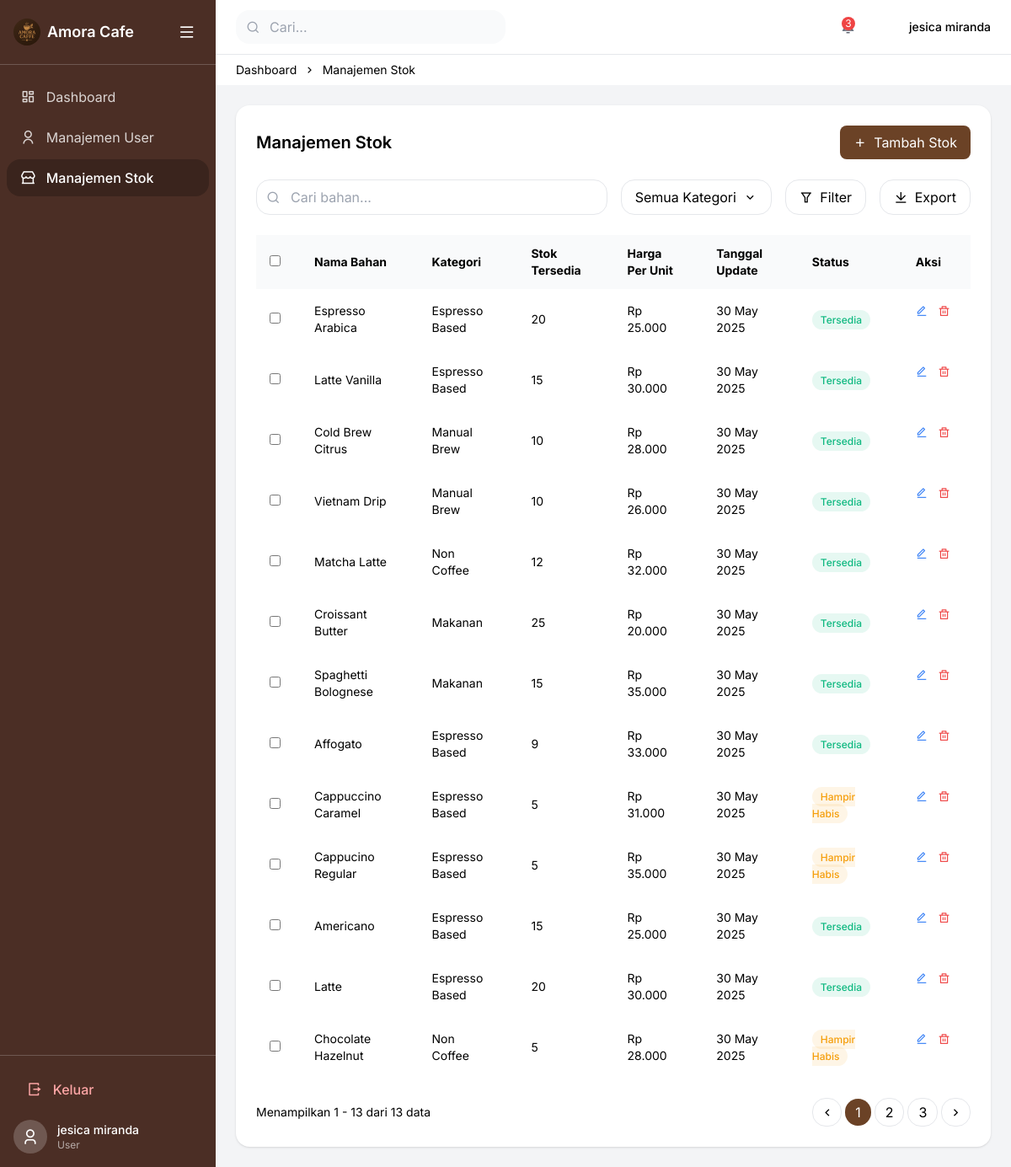
Page /admin/Manajemen-Stok-Admin.php (signed in) on the committed database.
### tables this page shows
CREATE TABLE `products` (
  `id` int(11) NOT NULL,
  `name` varchar(100) NOT NULL,
  `short_desc` varchar(255) NOT NULL,
  `modal_desc` text NOT NULL,
  `price` decimal(10,2) NOT NULL,
  `stock` int(11) NOT NULL DEFAULT 0,
  `rating` decimal(2,1) NOT NULL DEFAULT 0.0,
  `created_at` datetime NOT NULL DEFAULT current_timestamp(),
  `origin` varchar(100) NOT NULL,
  `image_url` varchar(255) NOT NULL,
  `intensity` varchar(10) NOT NULL,
  `roast_level` varchar(20) NOT NULL,
  `category` varchar(50) NOT NULL
);

### admin/Manajemen-Stok-Admin.php (the view, shortened to what this page needs)
<?php
require_once __DIR__ . '/../koneksi.php';
$stmt     = $pdo->query("SELECT * FROM products ORDER BY created_at DESC");
$products = $stmt->fetchAll(PDO::FETCH_ASSOC);
?>
<!DOCTYPE html>
<html lang="id">
  <head>
    <link
      rel="stylesheet"
      href="https://cdnjs.cloudflare.com/ajax/libs/remixicon/4.6.0/remixicon.min.css"
    />
    <script src="https://cdn.tailwindcss.com"></script>
    <link rel="stylesheet" href="Manajemen-Stok-Admin.css" />
  </head>
 <body class="flex h-screen bg-gray-100">
  <aside class="sidebar w-64 bg-[#4b2e25] text-white flex flex-col">
    <div class="p-4 flex items-center border-b border-white/20">
      <img src="/projekteori/logo.jpeg" alt="Logo" class="w-8 h-8 rounded-full object-cover" />
      <span class="ml-2 text-lg font-semibold">Amora Cafe</span>
      <button class="ml-auto p-2 focus:outline-none">
        <i class="ri-menu-line text-xl"></i>
      </button>
    </div>
    <nav class="sidebar-nav flex-1 overflow-y-auto py-4 px-2"> <a href="dashboard.php" class="flex items-center px-4 py-2 mb-1 rounded-lg text-white/80 hover:bg-[#3a241d] hover:text-white transition">
        <i class="ri-dashboard-line text-lg"></i><span class="ml-3">Dashboard</span>
      </a>
      <a href="manajemen-user.php" class="flex items-center px-4 py-2 mb-1 rounded-lg text-white/80 hover:bg-[#3a241d] hover:text-white transition">
        <i class="ri-user-line text-lg"></i><span class="ml-3">Manajemen User</span>
      </a>
      <a href="Manajemen-Stok-Admin.php" class="flex items-center px-4 py-2 mb-1 rounded-lg bg-[#3a241d] text-white font-medium">
        <i class="ri-store-2-line text-lg"></i><span class="ml-3">Manajemen Stok</span>
      </a>
    </nav>
    <div class="p-4 border-t border-white/20">
        <a href="../logout.php" class="flex items-center w-full px-4 py-2.5 mb-3 rounded-lg text-red-300 hover:bg-red-500 hover:text-white transition-colors duration-200 group">
            <i class="ri-logout-box-r-line text-lg text-red-300 group-hover:text-white"></i>
            <span class="ml-3 font-medium">Keluar</span>
        </a>
       <div class="flex items-center">
    <?php if (isset($_SESSION['user_profil']) && !empty($_SESSION['user_profil'])): ?>
        <div class="w-10 h-10 bg-white/20 rounded-full items-center justify-center" style="display:none;">
            <i class="ri-user-3-line text-xl text-white"></i>
        </div>
    <?php else: ?>
        <div class="w-10 h-10 bg-white/20 rounded-full flex items-center justify-center">
            <i class="ri-user-3-line text-xl text-white"></i>
        </div>
    <?php endif; ?>
    <div class="ml-3">
        <div class="text-sm font-medium"><?= htmlspecialchars($_SESSION['user_nama']) ?></div>
        <div class="text-xs text-white/60"><?= htmlspecialchars($_SESSION['user_role']) ?></div>
    </div>
</div>
    </div>
  </aside>
    <div class="flex-1 flex flex-col overflow-hidden">
      <header class="bg-white border-b">
        <div class="flex items-center justify-between px-6 py-3">
          <div class="relative w-80">
            <i class="ri-search-line absolute left-3 top-1/2 transform -translate-y-1/2 text-gray-400"></i>
            <input id="searchInput" type="text" placeholder="Cari..." class="w-full pl-10 py-2 rounded-lg bg-gray-50 focus:outline-none" />
          </div>
          <div class="flex items-center gap-4">
            <button class="relative">
              <span class="absolute top-0 right-0 w-4 h-4 bg-red-500 rounded-full text-white text-xs flex items-center justify-center">3</span>
            </button>
            <div class="flex items-center gap-2">
    <?php if (isset($_SESSION['user_profil']) && !empty($_SESSION['user_profil'])): ?>
        <div class="w-10 h-10 bg-white/20 rounded-full items-center justify-center" style="display:none;">
            <i class="ri-user-3-line text-xl text-white"></i>
        </div>
    <?php else: ?>
        <div class="w-10 h-10 bg-white/20 rounded-full flex items-center justify-center">
            <i class="ri-user-3-line text-xl text-white"></i>
        </div>
    <?php endif; ?>
                <div class="text-sm font-medium"><?= htmlspecialchars($_SESSION['user_nama']) ?></div>
            </div>
          </div>
        </div>
      </header>
      <div class="bg-white px-6 py-2 text-sm">
        <a href="dashboard.php" class="hover:text-primary">Dashboard</a>
        <i class="ri-arrow-right-s-line inline mx-1"></i>
        <span>Manajemen Stok</span>
      </div>
      <main class="p-6 overflow-y-auto">
        <div class="bg-white rounded-lg shadow p-6">
          <div class="flex items-center justify-between mb-6">
            <h1 class="text-xl font-semibold">Manajemen Stok</h1>
            <a href="edit_stok.php" class="bg-primary text-white px-4 py-2 rounded flex items-center gap-2">
              <i class="ri-add-line"></i> Tambah Stok
            </a>
          </div>
          <div class="flex flex-wrap gap-4 mb-6">
            <div class="relative flex-1">
              <i class="ri-search-line absolute left-3 top-1/2 transform -translate-y-1/2 text-gray-400"></i>
              <input id="searchInput" type="text" placeholder="Cari bahan..." class="w-full pl-10 py-2 rounded-lg border" />
            </div>
            <div class="relative">
              <button id="kategoriBtn" class="px-4 py-2 rounded-lg border flex items-center gap-2">
                Semua Kategori <i class="ri-arrow-down-s-line"></i>
              </button>
            </div>
            <button class="px-4 py-2 rounded-lg border flex items-center gap-2">
              <i class="ri-filter-line"></i> Filter
            </button>
            <button class="px-4 py-2 rounded-lg border flex items-center gap-2">
              <i class="ri-download-line"></i> Export
            </button>
          </div>
          <div class="overflow-x-auto">
            <table id="stokTable" class="w-full text-sm text-left">
              <thead class="bg-gray-50">
                <tr>
                  <th class="p-4"><input type="checkbox" id="chkAll" /></th>
                  <th class="px-6 py-3">Nama Bahan</th>
                  <th class="px-6 py-3">Kategori</th>
                  <th class="px-6 py-3">Stok Tersedia</th>
                  <th class="px-6 py-3">Harga Per Unit</th>
                  <th class="px-6 py-3">Tanggal Update</th>
                  <th class="px-6 py-3">Status</th>
                  <th class="px-6 py-3">Aksi</th>
                </tr>
              </thead>
              <tbody>
                <?php foreach($products as $p):
                  $stock = (int)$p['stock'];
                  if ($stock === 0)           $cls = 'status-habis';
                  elseif ($stock <= 5)        $cls = 'status-hampir-habis';
                  else                         $cls = 'status-tersedia';
                ?>
                <tr class="table-row"
                    data-name="<?= htmlspecialchars(strtolower($p['name'])) ?>"
                    data-cat="<?= htmlspecialchars(strtolower($p['category'])) ?>">
                  <td class="p-4"><input type="checkbox" /></td>
                  <td class="px-6 py-4"><?= htmlspecialchars($p['name']) ?></td>
                  <td class="px-6 py-4"><?= htmlspecialchars($p['category']) ?></td>
                  <td class="px-6 py-4"><?= $stock ?></td>
                  <td class="px-6 py-4">Rp <?= number_format($p['price'],0,',','.') ?></td>
                  <td class="px-6 py-4"><?= date('d M Y',strtotime($p['created_at'])) ?></td>
                  <td class="px-6 py-4">
                    <span class="<?= $cls ?> px-2.5 py-1 rounded-full text-xs font-medium">
                      <?= $cls==='status-habis'
                           ? 'Habis'
                           : ($cls==='status-hampir-habis'
                              ? 'Hampir Habis'
                              : 'Tersedia') ?>
                    </span>
                  </td>
                  <td class="px-6 py-4 flex items-center gap-3">
                    <a href="edit_stok.php?id=<?= $p['id'] ?>" class="text-blue-500 hover:text-blue-700">
                      <i class="ri-edit-line"></i>
                    </a>
                    <form method="post" onsubmit="return confirm('Yakin hapus <?= htmlspecialchars($p['name']) ?>?');">
                      <button type="submit" class="text-red-500 hover:text-red-700">
                        <i class="ri-delete-bin-line"></i>
                      </button>
                    </form>
                  </td>
                </tr>
                <?php endforeach; ?>
              </tbody>
            </table>
          </div>
          <div class="flex items-center justify-between mt-6">
            <div class="text-sm">Menampilkan 1 - <?= count($products) ?> dari <?= count($products) ?> data</div>
            <div class="flex items-center gap-1">
              <button class="px-2 py-1 rounded-lg border"><i class="ri-arrow-left-s-line"></i></button>
              <button class="px-3 py-1 rounded-full bg-primary text-white">1</button>
              <button class="px-3 py-1 rounded-lg border">2</button>
              <button class="px-3 py-1 rounded-lg border">3</button>
              <button class="px-2 py-1 rounded-lg border"><i class="ri-arrow-right-s-line"></i></button>
            </div>
          </div>
        </div>
      </main>
    </div>
  </body>
</html>

### admin/Manajemen-Stok-Admin.css (style rules this page uses)
:where([class^="ri-"])::before { content: "\f3c2"; }
body { font-family: "Inter", sans-serif; background-color: #f9f9f9; }
.sidebar { background-color: #3c2415; color: white; }
.status-tersedia { background-color: rgba(16, 185, 129, 0.1); color: rgb(16, 185, 129); }
.status-hampir-habis { background-color: rgba(245, 158, 11, 0.1); color: rgb(245, 158, 11); }

### rows in the picture
products: name "Espresso Arabica", category "Espresso Based", stock "20", price "25.000", created_at "30 May 2025", shows "Tersedia"
products: name "Latte Vanilla", category "Espresso Based", stock "15", price "30.000", created_at "30 May 2025", shows "Tersedia"
products: name "Cold Brew Citrus", category "Manual Brew", stock "10", price "28.000", created_at "30 May 2025", shows "Tersedia"
products: name "Vietnam Drip", category "Manual Brew", stock "10", price "26.000", created_at "30 May 2025", shows "Tersedia"
products: name "Matcha Latte", category "Non Coffee", stock "12", price "32.000", created_at "30 May 2025", shows "Tersedia"
products: name "Croissant Butter", category "Makanan", stock "25", price "20.000", created_at "30 May 2025", shows "Tersedia"
products: name "Spaghetti Bolognese", category "Makanan", stock "15", price "35.000", created_at "30 May 2025", shows "Tersedia"
products: name "Affogato", category "Espresso Based", stock "9", price "33.000", created_at "30 May 2025", shows "Tersedia"
products: name "Cappuccino Caramel", category "Espresso Based", stock "5", price "31.000", created_at "30 May 2025", shows "Hampir Habis"
products: name "Cappucino Regular", category "Espresso Based", stock "5", price "35.000", created_at "30 May 2025", shows "Hampir Habis"
products: name "Americano", category "Espresso Based", stock "15", price "25.000", created_at "30 May 2025", shows "Tersedia"
products: name "Latte", category "Espresso Based", stock "20", price "30.000", created_at "30 May 2025", shows "Tersedia"
products: name "Chocolate Hazelnut", category "Non Coffee", stock "5", price "28.000", created_at "30 May 2025", shows "Hampir Habis"

### other values in the picture
$_SESSION['user_nama'] "jesica miranda"
$_SESSION['user_role'] "User"
count($products) "13"
